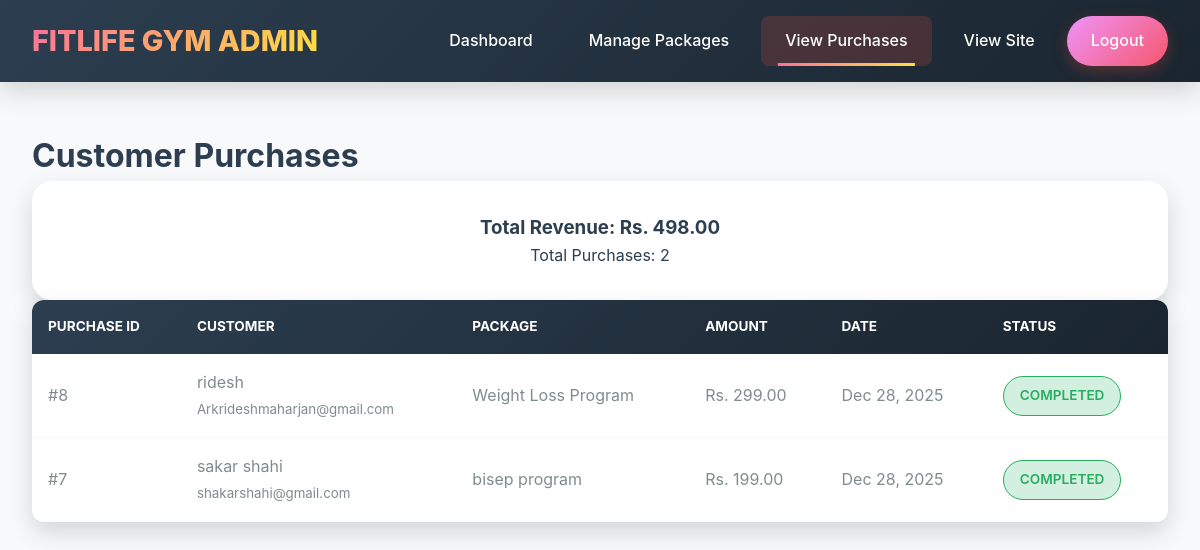
Before: /admin/view-purchases.php (signed in) with the older database file.
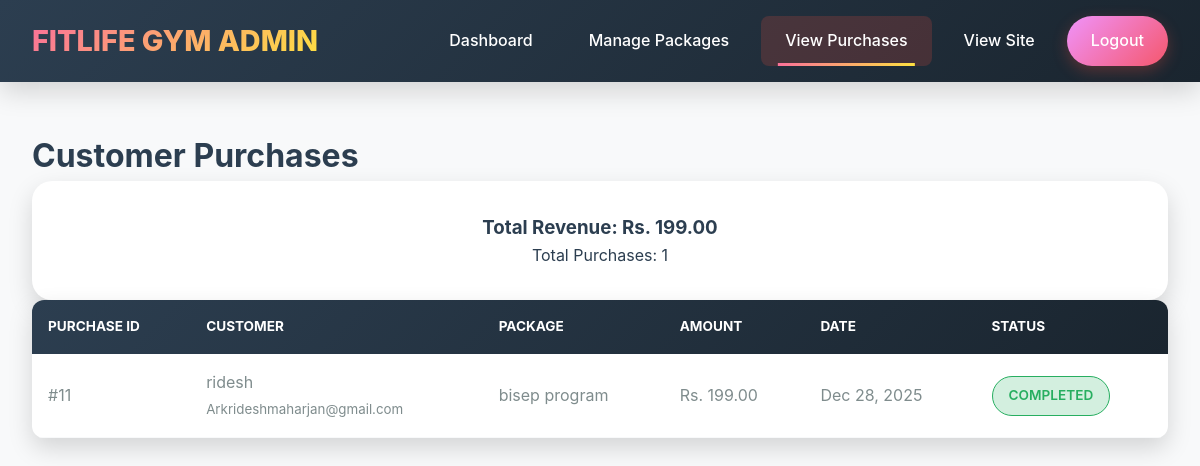
After: the same page with the newer database file.
### tables this page shows
CREATE TABLE `purchases` (
  `id` int(11) NOT NULL,
  `user_id` int(11) NOT NULL,
  `package_id` int(11) NOT NULL,
  `purchase_date` timestamp NOT NULL DEFAULT current_timestamp(),
  `amount` decimal(10,2) NOT NULL,
  `status` enum('pending','completed') DEFAULT 'completed',
  `is_active` tinyint(1) DEFAULT 1,
  `deleted_at` timestamp NULL DEFAULT NULL
);

CREATE TABLE `users` (
  `id` int(11) NOT NULL,
  `full_name` varchar(100) NOT NULL,
  `email` varchar(100) NOT NULL,
  `phone` varchar(15) DEFAULT NULL,
  `password` varchar(255) NOT NULL,
  `created_at` timestamp NOT NULL DEFAULT current_timestamp(),
  `role` enum('user','admin') DEFAULT 'user'
);

CREATE TABLE `packages` (
  `id` int(11) NOT NULL,
  `name` varchar(255) NOT NULL,
  `description` text DEFAULT NULL,
  `price` decimal(10,2) NOT NULL,
  `duration` varchar(100) DEFAULT NULL,
  `category` varchar(50) DEFAULT NULL,
  `created_by` int(11) NOT NULL,
  `created_at` timestamp NOT NULL DEFAULT current_timestamp()
);

### admin/view-purchases.php (the view, shortened to what this page needs)
<?php
require_once '../includes/database.php';
$stmt = $pdo->query("
    SELECT p.*, u.full_name as customer_name, u.email,
           pk.name as package_name, pk.price,
           CASE WHEN p.is_active = 1 THEN 'active' ELSE 'removed' END as display_status
    FROM purchases p
    JOIN users u ON p.user_id = u.id
    JOIN packages pk ON p.package_id = pk.id
    ORDER BY p.purchase_date DESC
");
$purchases = $stmt->fetchAll();
$revenue_stmt = $pdo->query("SELECT SUM(amount) as total FROM purchases WHERE status = 'completed'");
$revenue = $revenue_stmt->fetch()['total'] ?? 0;
?>
<!DOCTYPE html>
<html>
<head>
    <link rel="stylesheet" href="../css/style.css">
</head>
<body>
    <?php include 'admin-nav.php'; ?>
    <div class="manage-container">
        <h1>Customer Purchases</h1>
        <div class="stats-card">
            <h3>Total Revenue: Rs. <?php echo number_format($revenue, 2); ?></h3>
            <p>Total Purchases: <?php echo count($purchases); ?></p>
        </div>
        <div class="purchases-table">
            <?php if (empty($purchases)): ?>
                <p>No purchases yet.</p>
            <?php else: ?>
                <table>
                    <thead>
                        <tr>
                            <th>Purchase ID</th>
                            <th>Customer</th>
                            <th>Package</th>
                            <th>Amount</th>
                            <th>Date</th>
                            <th>Status</th>
                        </tr>
                    </thead>
                    <tbody>
                        <?php foreach ($purchases as $purchase): ?>
                        <tr>
                            <td>#<?php echo $purchase['id']; ?></td>
                            <td>
                                <?php echo htmlspecialchars($purchase['customer_name']); ?><br>
                                <small><?php echo htmlspecialchars($purchase['email']); ?></small>
                            </td>
                            <td><?php echo htmlspecialchars($purchase['package_name']); ?></td>
                            <td>Rs. <?php echo number_format($purchase['amount'], 2); ?></td>
                            <td><?php echo date('M d, Y', strtotime($purchase['purchase_date'])); ?></td>
                            <td>
                                <span class="status-badge <?php echo $purchase['status']; ?>">
                                    <?php echo $purchase['status']; ?>
                                </span>
                            </td>
                        </tr>
                        <?php endforeach; ?>
                    </tbody>
                </table>
            <?php endif; ?>
        </div>
    </div>
</body>
</html>

### admin/admin-nav.php
<nav class="admin-nav">
    <div class="logo">FitLife Gym Admin</div>
    <div class="nav-links">
        <?php
        $current_page = basename($_SERVER['PHP_SELF']);
        ?>
        <a href="dashboard.php" class="<?php echo $current_page == 'dashboard.php' ? 'active' : ''; ?>">Dashboard</a>
        <a href="manage-packages.php" class="<?php echo $current_page == 'manage-packages.php' ? 'active' : ''; ?>">Manage Packages</a>
        <a href="view-purchases.php" class="<?php echo $current_page == 'view-purchases.php' ? 'active' : ''; ?>">View Purchases</a>
        <a href="../index.php">View Site</a>
        <a href="../user/logout.php" class="logout-btn">Logout</a>
    </div>
</nav>

### css/style.css (style rules this page uses)
:root { --primary: #e74c3c; --primary-dark: #c0392b; --primary-light: #f1948a; --secondary: #2c3e50; --secondary-light: #34495e; --accent-green: #27ae60; --accent-blue: #3498db; --accent-gold: #f39c12; --white: #ffffff; --light: #f8f9fa; --gray: #95a5a6; --dark-gray: #7f8c8d; --gradient-primary: linear-gradient(135deg, #667eea 0%, #764ba2 100%); --gradient-fire: linear-gradient(135deg, #fa709a 0%, #fee140 100%); --gradient-sunset: linear-gradient(135deg, #f093fb 0%, #f5576c 100%); --gradient-ocean: linear-gradient(135deg, #4facfe 0%, #00f2fe 100%); --gradient-dark: linear-gradient(135deg, #2c3e50 0%, #1a252f 100%); --shadow: 0 4px 6px rgba(0,0,0,0.1); --shadow-lg: 0 10px 25px rgba(0,0,0,0.15); --shadow-xl: 0 20px 40px rgba(0,0,0,0.2); --radius: 8px; --radius-lg: 12px; --radius-xl: 20px; --radius-full: 9999px; --transition: 0.3s ease; }
* { margin: 0; padding: 0; box-sizing: border-box; }
html { scroll-behavior: smooth; }
body { font-family: 'Inter', -apple-system, sans-serif; line-height: 1.6; color: var(--secondary); background: var(--light); overflow-x: hidden; }
nav, .admin-nav, .user-nav { background: var(--gradient-dark); color: var(--white); padding: 1rem 2rem; position: sticky; top: 0; z-index: 1000; box-shadow: var(--shadow-lg); display: flex; justify-content: space-between; align-items: center; animation: slideDown 0.5s ease; }
.logo { font-size: 1.8rem; font-weight: 800; background: var(--gradient-fire); -webkit-background-clip: text; -webkit-text-fill-color: transparent; background-clip: text; text-transform: uppercase; cursor: pointer; transition: var(--transition); }
.nav-links { display: flex; gap: 0.5rem; align-items: center; }
.nav-links a { color: var(--white); text-decoration: none; padding: 0.75rem 1.5rem; border-radius: var(--radius); font-weight: 500; position: relative; transition: var(--transition); }
.nav-links a::before { content: ''; position: absolute; bottom: 0; left: 50%; width: 0; height: 3px; background: var(--gradient-fire); transform: translateX(-50%); transition: var(--transition); }
.nav-links a:hover::before, .nav-links a.active::before { width: 80%; }
.nav-links a.active { background: rgba(231, 76, 60, 0.2); }
.logout-btn { background: var(--gradient-sunset) !important; border-radius: var(--radius-full) !important; box-shadow: 0 5px 15px rgba(231, 76, 60, 0.3); }
.admin-dashboard, .dashboard-container, .manage-container, .my-packages-container { padding: 3rem 2rem; max-width: 1400px; margin: 0 auto; min-height: 100vh; }
.stat-card, .stats-card { background: var(--white); padding: 2rem; border-radius: var(--radius-xl); box-shadow: var(--shadow-lg); text-align: center; transition: var(--transition); }
.data-table, .user-table, table { width: 100%; border-collapse: collapse; background: var(--white); border-radius: var(--radius-lg); overflow: hidden; box-shadow: var(--shadow-lg); }
.data-table thead, .user-table thead, table thead { background: var(--gradient-dark); color: var(--white); }
.data-table th, .user-table th, table th { padding: 1rem; text-align: left; font-weight: 700; text-transform: uppercase; font-size: 0.85rem; }
.data-table td, .user-table td, table td { padding: 1rem; border-bottom: 1px solid var(--light); color: var(--dark-gray); }
.status-badge, .category-badge { padding: 0.5rem 1rem; border-radius: var(--radius-full); font-size: 0.85rem; font-weight: 600; display: inline-block; text-transform: uppercase; }
.status-badge.completed, .status-active { background: rgba(39, 174, 96, 0.2); color: var(--accent-green); border: 1px solid var(--accent-green); }

Changed rows visible on the page:
removed purchases: id "8", user.full_name "ridesh", user.email "Arkrideshmaharjan@gmail.com", package.name "Weight Loss Program", amount "299.00", purchase_date "Dec 28, 2025", status "COMPLETED"
removed purchases: id "7", user.full_name "sakar shahi", user.email "shakarshahi@gmail.com", package.name "bisep program", amount "199.00", purchase_date "Dec 28, 2025", status "COMPLETED"
added purchases: id "11", user.full_name "ridesh", user.email "Arkrideshmaharjan@gmail.com", package.name "bisep program", amount "199.00", purchase_date "Dec 28, 2025", status "COMPLETED"
Other visible differences:
$revenue: "498.00" → "199.00"
count($purchases): "2" → "1"
